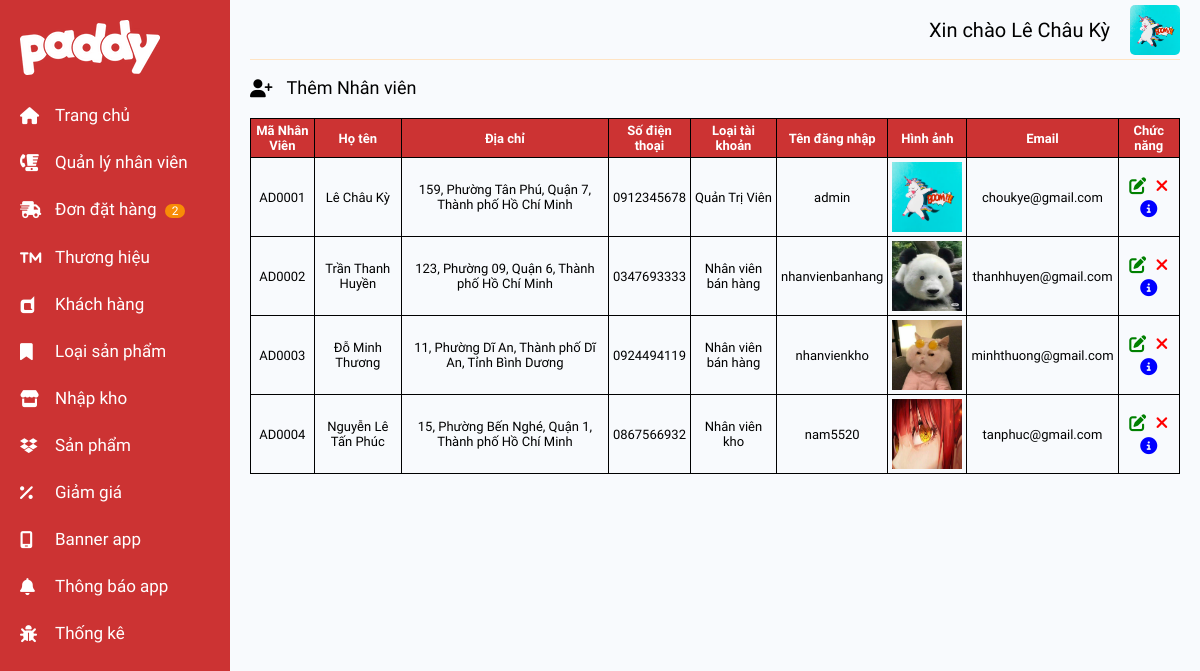
Page /SourceCode/admin/pages/Admin_DsAdmin.php (signed in) on the committed database.
### tables this page shows
CREATE TABLE `nhan_vien` (
  `maNhanVien` varchar(6) NOT NULL,
  `ho` varchar(50) NOT NULL,
  `ten` varchar(10) NOT NULL,
  `ngaySinh` date NOT NULL,
  `diaChiCuThe` varchar(255) NOT NULL,
  `dienThoai` varchar(10) NOT NULL,
  `maLoai` varchar(6) NOT NULL,
  `tenNguoiDung` varchar(20) NOT NULL,
  `matKhau` char(80) NOT NULL,
  `avatar` varchar(255) NOT NULL,
  `email` varchar(50) NOT NULL,
  `maXa` varchar(6) NOT NULL
);

CREATE TABLE `loai_tai_khoan` (
  `maLoai` varchar(6) NOT NULL,
  `tenLoai` varchar(100) NOT NULL
);

### SourceCode/admin/pages/Admin_DsAdmin.php (the view, shortened to what this page needs)
<?php include '../templates/nav_admin1.php';
$query = 'SELECT maNhanVien, ho,ten,diaChiCuThe,dienThoai,tenLoai, tenNguoiDung, avatar, email, concat(nhan_vien.diaChiCuThe,", ",xa.tenXa,", ",huyen.tenHuyen,", ",tinh.tenTinh) AS diaChi FROM nhan_vien JOIN loai_tai_khoan ON nhan_vien.maLoai = loai_tai_khoan.maLoai JOIN xa on nhan_vien.maXa=xa.maXa JOIN huyen on huyen.maHuyen=xa.maHuyen JOIN tinh on tinh.maTinh=huyen.maTinh';
$stmt = $dbh->prepare($query);
$stmt->execute();
$nhanVien = $stmt->fetchAll(PDO::FETCH_OBJ);
?>
<div class="table_header">
    <div class="add_admin">
        <a href="./Admin_Create.php">
            <i class="fa-solid fa-user-plus"></i>
            <div class="add_title">
                Thêm Nhân viên
            </div>
        </a>
    </div>
</div>
<table class="table_dsadmin">
    <thead>
        <tr>
            <th style="width: 7%;">Mã Nhân Viên</th>
            <th style="width: 10%;">Họ tên</th>
            <th style="width: 25%;">Địa chỉ</th>
            <th style="width: 7%;">Số điện thoại</th>
            <th style="width: 10%;">Loại tài khoản</th>
            <th style="width: 7%;">Tên đăng nhập</th>
            <th style="width: 7%;">Hình ảnh</th>
            <th style="width: 10%;">Email</th>
            <th style="width: 7%;">Chức năng</th>
        </tr>
    </thead>
    <tbody>
        <?php
        foreach ($nhanVien as $row) {
            $xoasua = "";
            if ($row->tenLoai != "Quản Lý") {
                $xoasua = '<a href="./Admin_editPQ.php?maNhanVien=' . $row->maNhanVien . '" ><i class="fa-solid fa-pen-to-square edit"></i></a>
                <a href="./Admin_delete.php?maNhanVien=' . $row->maNhanVien . '" ><i class="fa-solid fa-xmark remove"></i></a>';
            }
            echo '
            <tr>
                <td>
                ' . $row->maNhanVien . '
                </td>
                <td>
                ' . $row->ho . " " . $row->ten . '
                </td>
                <td>
                ' . $row->diaChi . '
                </td>
                <td>
                ' . $row->dienThoai . '
                </td>
                <td>
                ' . $row->tenLoai . '
                </td>
                <td>
                ' . $row->tenNguoiDung . '
                </td>
                <td>
                    <img src="../../assets/img/ad_user/' . $row->avatar . '" alt="" style="width: 70px; height: 70px;">
                </td>
                <td>
                ' . $row->email . '
                </td>
                <td>
                        ' . $xoasua . '
                        <a href="./Admin_DetailsDs.php?maNhanVien=' . $row->maNhanVien . '"><i class="fa-solid fa-circle-info detail"></i></a>
                </td>
            </tr>
            ';
        }
        ?>
    </tbody>
</table>
<?php include '../templates/nav_admin2.php' ?>

### SourceCode/admin/assets/css/main.css (style rules this page uses)
.table_dsadmin { border-collapse: collapse; width: 100%; font-size: 1.3rem; margin-top: 20px; }
th { background-color: #CC3333; color: white; }
th, td { border: 1px solid black; padding: 8px; text-align: center; padding: 4px; }
td i { font-size: 1.7rem; padding: 3px; }
td .edit { color: green; }
td .remove { color: red; }
td .detail { color: blue; }
.table_header { display: flex; justify-content: space-between; font-size: 1.8rem; align-items: center; margin-top: 20px; }
.add_admin a { display: flex; text-decoration: none; color: black; }
.search_title, .add_title { padding-left: 14px; }

### rows in the picture
nhan_vien: maNhanVien "AD0001", ho "Lê Châu", ten "Kỳ", diaChi "159, Phường Tân Phú, Quận 7, Thành phố Hồ Chí Minh", dienThoai "0912345678", maLoai.tenLoai "Quản Trị Viên", tenNguoiDung "admin", avatar (picture), email "choukye@gmail.com"
nhan_vien: maNhanVien "AD0002", ho "Trần Thanh", ten "Huyền", diaChi "123, Phường 09, Quận 6, Thành phố Hồ Chí Minh", dienThoai "0347693333", maLoai.tenLoai "Nhân viên bán hàng", tenNguoiDung "nhanvienbanhang", avatar (picture), email "thanhhuyen@gmail.com"
nhan_vien: maNhanVien "AD0003", ho "Đỗ Minh", ten "Thương", diaChi "11, Phường Dĩ An, Thành phố Dĩ An, Tỉnh Bình Dương", dienThoai "0924494119", maLoai.tenLoai "Nhân viên bán hàng", tenNguoiDung "nhanvienkho", avatar (picture), email "minhthuong@gmail.com"
nhan_vien: maNhanVien "AD0004", ho "Nguyễn Lê Tấn", ten "Phúc", diaChi "15, Phường Bến Nghé, Quận 1, Thành phố Hồ Chí Minh", dienThoai "0867566932", maLoai.tenLoai "Nhân viên kho", tenNguoiDung "nam5520", avatar (picture), email "tanphuc@gmail.com"

### other values in the picture
$soDonChoXacNhan "2"
$_SESSION['admin']->ho "Lê Châu"
$_SESSION['admin']->ten "Kỳ"
